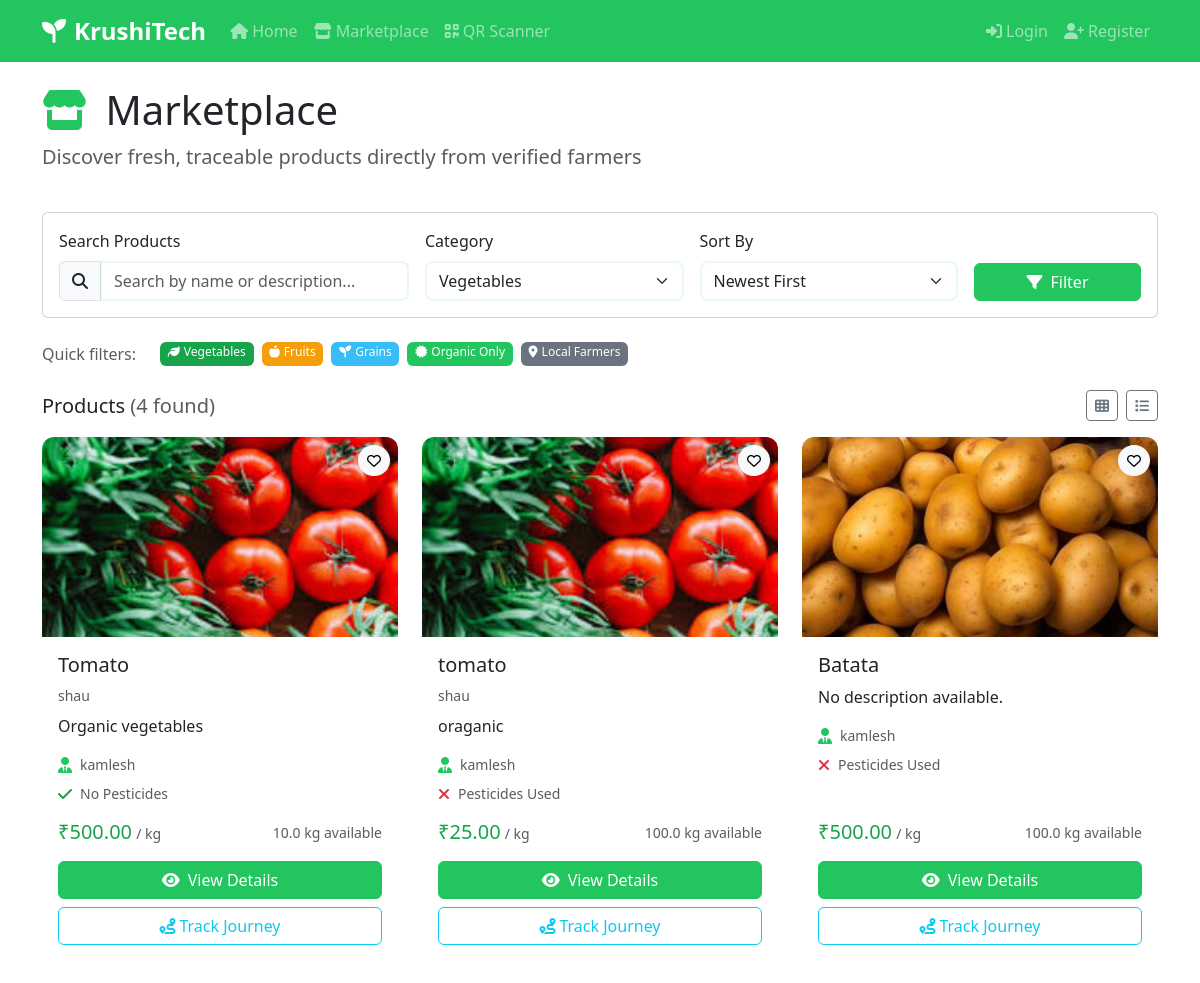
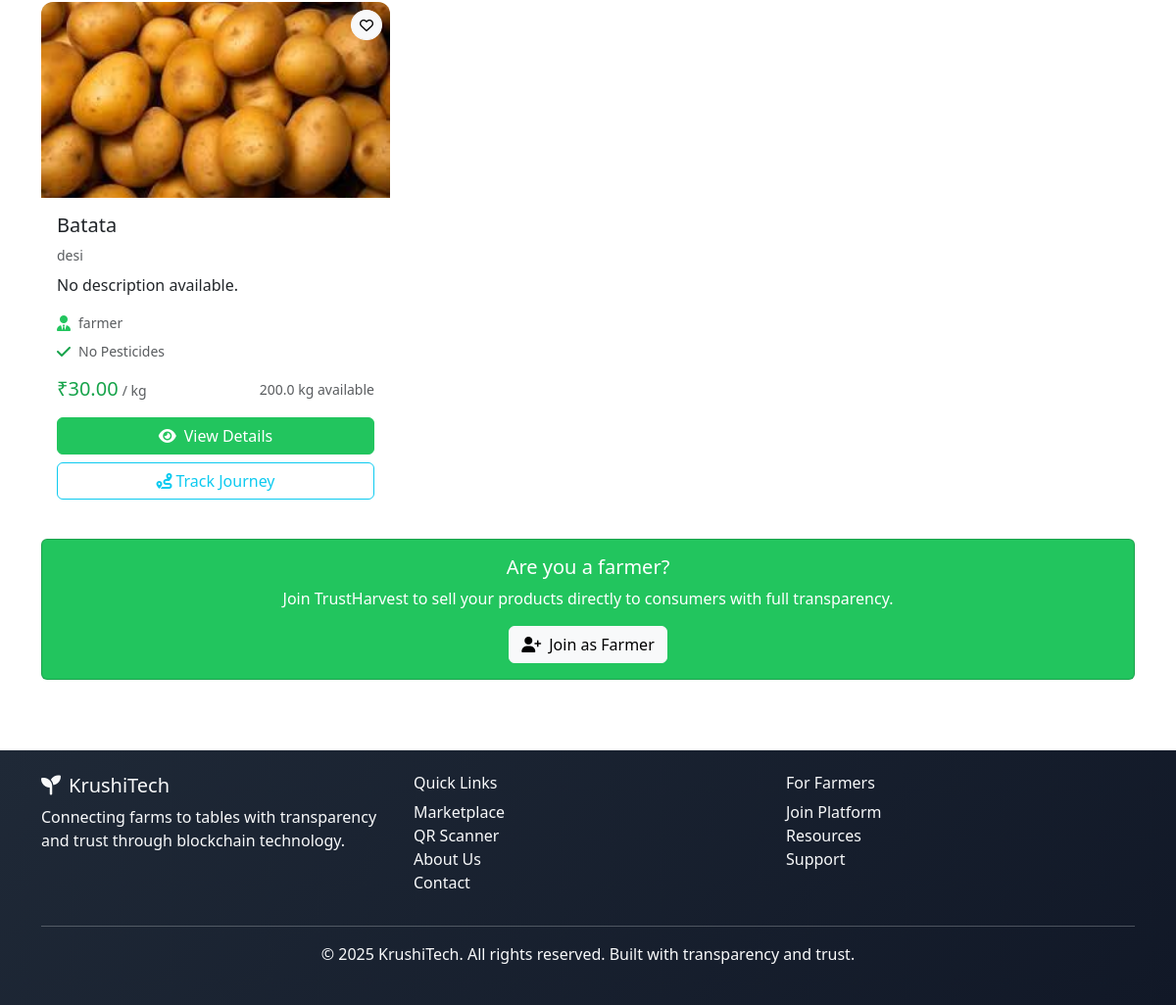
The page /marketplace?category=vegetables on the database its author committed (2 pictures, top to bottom).
### models.py (models this page shows, shortened)
class Product(db.Model):
    id = db.Column(db.Integer, primary_key=True)
    farmer_id = db.Column(db.Integer, db.ForeignKey('user.id'), nullable=False)
    name = db.Column(db.String(120), nullable=False)
    category = db.Column(db.String(50), nullable=False)
    variety = db.Column(db.String(100))
    batch_id = db.Column(db.String(50), unique=True, nullable=False)
    qr_code_path = db.Column(db.String(200))
    quantity = db.Column(db.Float, nullable=False)
    unit = db.Column(db.String(20), nullable=False)  # kg, tons, pieces, etc.
    harvest_date = db.Column(db.Date, nullable=False)
    expiry_date = db.Column(db.Date)
    price_per_unit = db.Column(db.Float)
    grade = db.Column(db.String(10))  # A1, B1, etc.
    pesticide_used = db.Column(db.Boolean, default=False)
    pesticide_details = db.Column(db.Text)
    description = db.Column(db.Text)
    image_path = db.Column(db.String(200))
    status = db.Column(db.String(20), default='available')  # available, sold, processed
    created_at = db.Column(db.DateTime, default=datetime.utcnow)
    ratings = db.relationship('Rating', backref='product', lazy=True)
    journey_steps = db.relationship('ProductJourney', backref='product', lazy=True)
    transactions = db.relationship('Transaction', backref='product', lazy=True)
    @property
    def average_rating(self):
        if self.ratings:
            return sum(r.rating for r in self.ratings) / len(self.ratings)
        return 0

class User(UserMixin, db.Model):
    id = db.Column(db.Integer, primary_key=True)
    username = db.Column(db.String(80), unique=True, nullable=False)
    email = db.Column(db.String(120), unique=True, nullable=False)
    password_hash = db.Column(db.String(256), nullable=False)
    role = db.Column(db.String(20), nullable=False)  # farmer, consumer, processor, retailer
    created_at = db.Column(db.DateTime, default=datetime.utcnow)
    is_active = db.Column(db.Boolean, default=True)
    farmer_profile = db.relationship('FarmerProfile', backref='user', uselist=False)
    products = db.relationship('Product', backref='farmer', lazy=True)
    ratings = db.relationship('Rating', backref='user', lazy=True)
    messages_sent = db.relationship('Message', foreign_keys='Message.sender_id', backref='sender', lazy=True)
    messages_received = db.relationship('Message', foreign_keys='Message.recipient_id', backref='recipient', lazy=True)
    transactions = db.relationship('Transaction', backref='user', lazy=True)

### routes.py (the view)
@app.route('/marketplace')
def marketplace():
    page = request.args.get('page', 1, type=int)
    category = request.args.get('category', '')
    search = request.args.get('search', '')
    query = Product.query.filter_by(status='available')
    if category:
        query = query.filter_by(category=category)
    if search:
        query = query.filter(Product.name.contains(search) | Product.description.contains(search))
    products = query.paginate(page=page, per_page=12, error_out=False)
    categories = db.session.query(Product.category).distinct().all()
    categories = [cat[0] for cat in categories]
    return render_template('marketplace.html', products=products, categories=categories,
                         current_category=category, search_term=search)

### templates/marketplace.html (shortened to what this page needs)
{% extends "base.html" %}
{% block content %}
<div class="container">
    <div class="row mb-4">
        <div class="col-12">
            <h1>
                <i class="fas fa-store me-2 text-primary"></i>
                Marketplace
            </h1>
            <p class="lead text-muted">
                Discover fresh, traceable products directly from verified farmers
            </p>
        </div>
    </div>
    <div class="row mb-4">
        <div class="col-12">
            <div class="card">
                <div class="card-body">
                    <form method="GET" action="{{ url_for('marketplace') }}">
                        <div class="row g-3 align-items-end">
                            <div class="col-md-4">
                                <label for="search" class="form-label">Search Products</label>
                                <div class="input-group">
                                    <span class="input-group-text">
                                        <i class="fas fa-search"></i>
                                    </span>
                                    <input type="text" class="form-control" id="search" name="search"
                                           value="{{ search_term }}" placeholder="Search by name or description...">
                                </div>
                            </div>
                            <div class="col-md-3">
                                <label for="category" class="form-label">Category</label>
                                <select class="form-select" id="category" name="category">
                                    {% for cat in categories %}
                                    <option value="{{ cat }}" {{ 'selected' if cat == current_category else '' }}>
                                        {{ cat.title() }}
                                    </option>
                                    {% endfor %}
                                </select>
                            </div>
                            <div class="col-md-3">
                                <label for="sort" class="form-label">Sort By</label>
                                <select class="form-select" id="sort" name="sort">
                                    <option value="newest">Newest First</option>
                                </select>
                            </div>
                            <div class="col-md-2">
                                <button type="submit" class="btn btn-primary w-100">
                                    <i class="fas fa-filter me-2"></i>Filter
                                </button>
                            </div>
                        </div>
                    </form>
                </div>
            </div>
        </div>
    </div>
    <div class="row mb-4">
        <div class="col-12">
            <div class="d-flex flex-wrap gap-2">
                <span class="text-muted me-3">Quick filters:</span>
                <a href="{{ url_for('marketplace') }}?category=vegetables"
                   class="badge bg-success text-decoration-none">
                    <i class="fas fa-leaf me-1"></i>Vegetables
                </a>
                <a href="{{ url_for('marketplace') }}?category=fruits"
                   class="badge bg-warning text-decoration-none">
                    <i class="fas fa-apple-alt me-1"></i>Fruits
                </a>
                <a href="{{ url_for('marketplace') }}?category=grains"
                   class="badge bg-info text-decoration-none">
                    <i class="fas fa-seedling me-1"></i>Grains
                </a>
                <a href="{{ url_for('marketplace') }}?organic=true"
                   class="badge bg-primary text-decoration-none">
                    <i class="fas fa-certificate me-1"></i>Organic Only
                </a>
                <a href="{{ url_for('marketplace') }}?local=true"
                   class="badge bg-secondary text-decoration-none">
                    <i class="fas fa-map-marker-alt me-1"></i>Local Farmers
                </a>
            </div>
        </div>
    </div>
    <div class="row mb-4">
        <div class="col-12">
            <div class="d-flex justify-content-between align-items-center mb-3">
                <h5 class="mb-0">
                    Products
                    {% if products.total %}
                    <span class="text-muted">({{ products.total }} found)</span>
                    {% endif %}
                </h5>
                <div class="d-flex gap-2">
                    <button type="button" class="btn btn-outline-secondary btn-sm" id="grid-view">
                        <i class="fas fa-th"></i>
                    </button>
                    <button type="button" class="btn btn-outline-secondary btn-sm" id="list-view">
                        <i class="fas fa-list"></i>
                    </button>
                </div>
            </div>
            {% if products.items %}
            <div id="products-container" class="row g-4">
                {% for product in products.items %}
                <div class="col-lg-4 col-md-6 product-card-container">
                    <div class="card h-100 product-card">
                        <div class="position-relative">
                            {% if product.image_path %}
                            <img src="{{ url_for('uploaded_file', filename=product.image_path) }}"
                                 class="card-img-top" alt="{{ product.name }}" style="height: 200px; object-fit: cover;">
                            {% else %}
                            <div class="card-img-top bg-light d-flex align-items-center justify-content-center" style="height: 200px;">
                                <i class="fas fa-apple-alt fa-3x text-muted"></i>
                            </div>
                            {% endif %}
                            <div class="position-absolute top-0 start-0 p-2">
                            </div>
                            <div class="position-absolute top-0 end-0 p-2">
                                <button type="button" class="btn btn-light btn-sm rounded-circle" title="Add to Favorites">
                                    <i class="far fa-heart"></i>
                                </button>
                            </div>
                        </div>
                        <div class="card-body d-flex flex-column">
                            <div class="flex-grow-1">
                                <h5 class="card-title">{{ product.name }}</h5>
                                {% if product.variety %}
                                <p class="text-muted small mb-2">{{ product.variety }}</p>
                                {% endif %}
                                <p class="card-text">{{ product.description[:100] if product.description else 'No description available.' }}{% if product.description and product.description|length > 100 %}...{% endif %}</p>
                                <div class="d-flex align-items-center mb-2">
                                    <i class="fas fa-user-tie text-primary me-2"></i>
                                    <small class="text-muted">{{ product.farmer.username }}</small>
                                </div>
                                <div class="d-flex align-items-center mb-3">
                                    <i class="fas fa-{{ 'check text-success' if not product.pesticide_used else 'times text-danger' }} me-2"></i>
                                    <small class="text-muted">{{ 'No Pesticides' if not product.pesticide_used else 'Pesticides Used' }}</small>
                                </div>
                            </div>
                            <div class="d-flex justify-content-between align-items-center mb-3">
                                <div>
                                    {% if product.price_per_unit %}
                                    <span class="h5 text-success mb-0">₹{{ "%.2f"|format(product.price_per_unit) }}</span>
                                    <small class="text-muted">/ {{ product.unit }}</small>
                                    {% else %}
                                    <span class="text-muted">Price on request</span>
                                    {% endif %}
                                </div>
                                <small class="text-muted">{{ product.quantity }} {{ product.unit }} available</small>
                            </div>
                            <div class="d-grid gap-2">
                                <a href="{{ url_for('product_detail', product_id=product.id) }}"
                                   class="btn btn-primary">
                                    <i class="fas fa-eye me-2"></i>View Details
                                </a>
                                <div class="btn-group">
                                    <a href="{{ url_for('product_journey', product_id=product.id) }}"
                                       class="btn btn-outline-info">
                                        <i class="fas fa-route me-1"></i>Track Journey
                                    </a>
                                </div>
                            </div>
                        </div>
                    </div>
                </div>
                {% endfor %}
            </div>
            {% endif %}
        </div>
    </div>
    {% if not current_user.is_authenticated or current_user.role != 'farmer' %}
    <div class="row">
        <div class="col-12">
            <div class="card bg-primary text-white">
                <div class="card-body text-center">
                    <h5 class="card-title">Are you a farmer?</h5>
                    <p class="card-text">
                        Join TrustHarvest to sell your products directly to consumers with full transparency.
                    </p>
                    <a href="{{ url_for('register') }}" class="btn btn-light">
                        <i class="fas fa-user-plus me-2"></i>Join as Farmer
                    </a>
                </div>
            </div>
        </div>
    </div>
    {% endif %}
</div>
{% endblock %}

### rows shown on the page
Product: image_path (picture), name "Tomato", variety "shau", description "Organic vegetables", farmer.username "kamlesh", pesticide_used "No Pesticides", price_per_unit "500.00", unit "kg", quantity "10.0"
Product: image_path (picture), name "tomato", variety "shau", description "oraganic", farmer.username "kamlesh", pesticide_used "Pesticides Used", price_per_unit "25.00", unit "kg", quantity "100.0"
Product: image_path (picture), name "Batata", description "No description available.", farmer.username "kamlesh", pesticide_used "Pesticides Used", price_per_unit "500.00", unit "kg", quantity "100.0"
Product: image_path (picture), name "Batata", variety "desi", description "No description available.", farmer.username "farmer", pesticide_used "No Pesticides", price_per_unit "30.00", unit "kg", quantity "200.0"

### other values the page prints
{{ products.total }} "4"
form field category "Vegetables"
